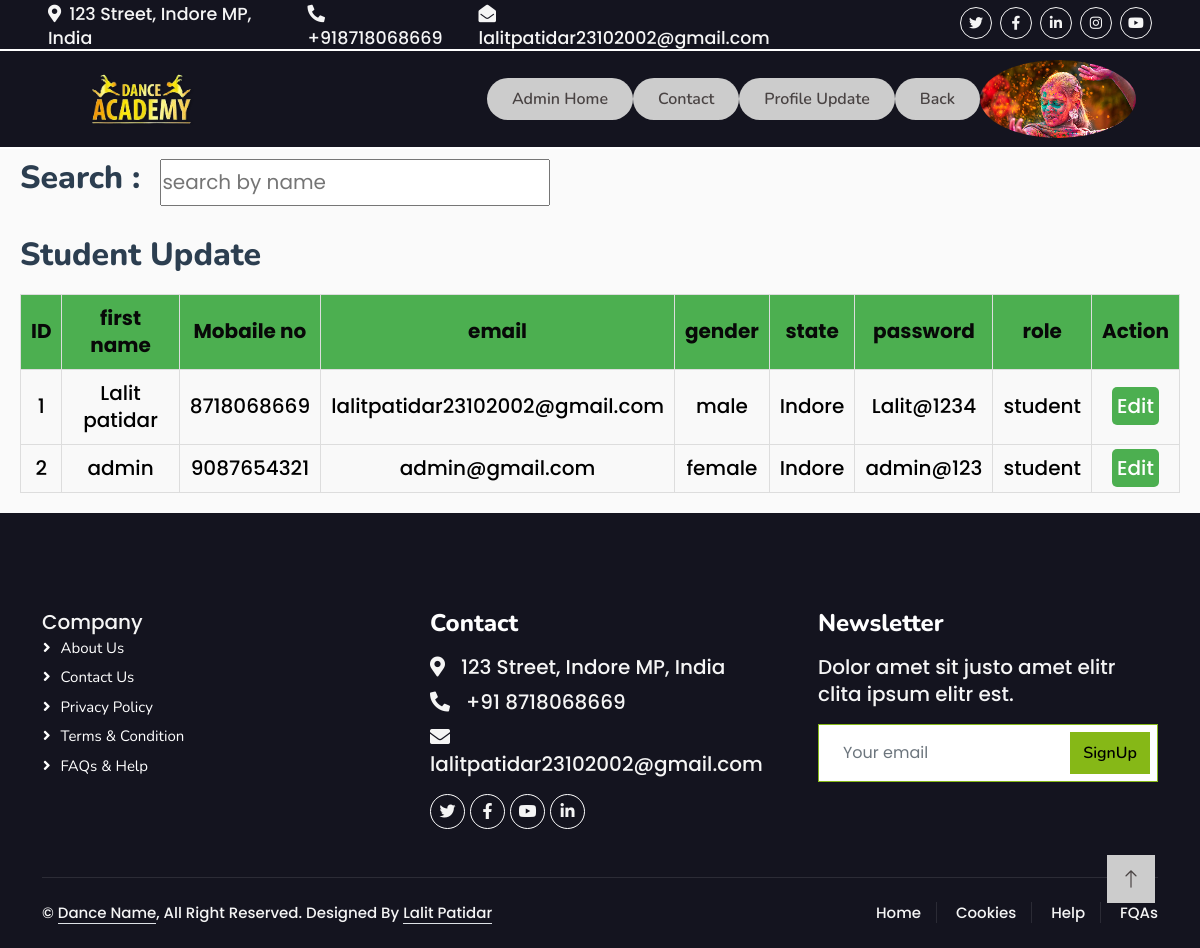
/adminhome/student_update/ (signed in), run on an earlier commit of the app's database.
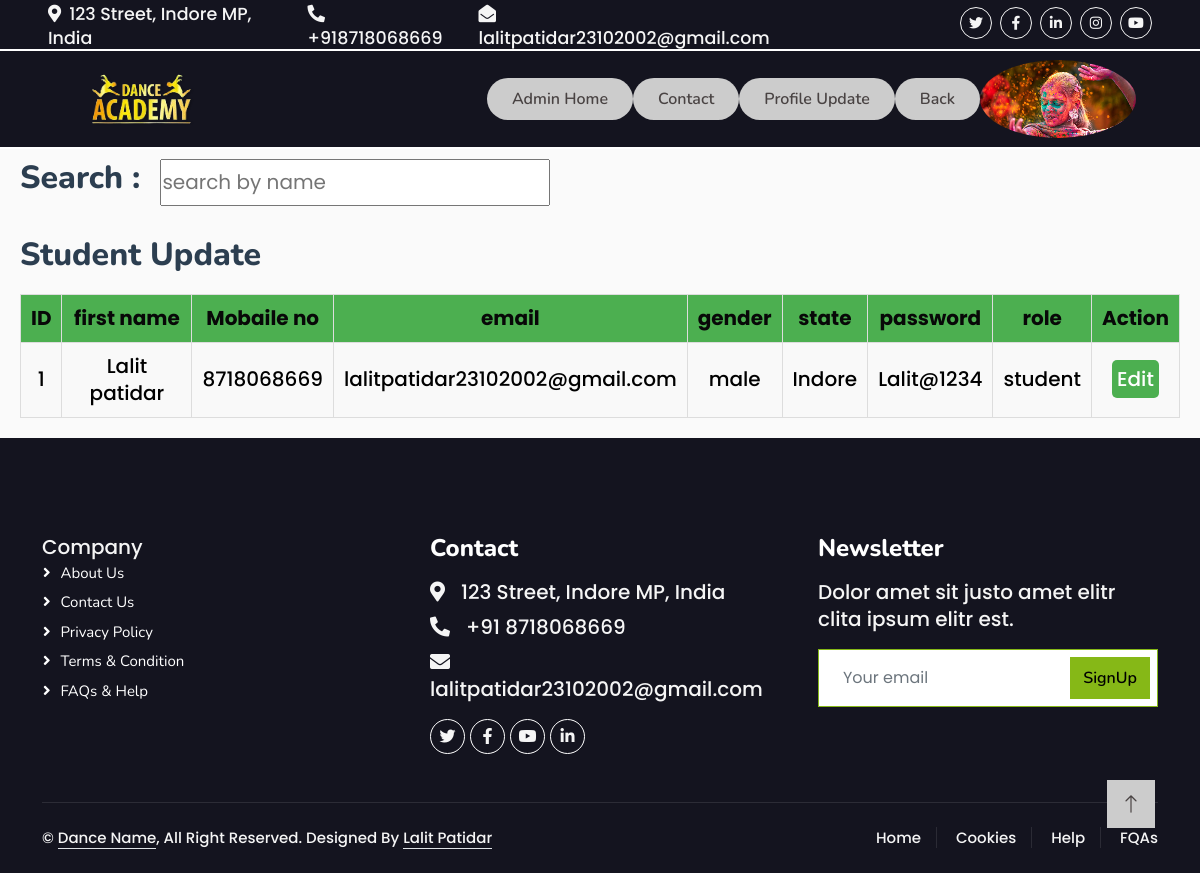
And on a later commit of the database.
### my1/models.py (models this page shows)
class mstuser(models.Model):
    id=models.AutoField(primary_key=True)
    fnm=models.CharField(max_length=50)
    email=models.EmailField(max_length=80, unique=True)
    mno=models.CharField(max_length=10, unique=True)
    dob=models.CharField(max_length=15)
    pwd=models.CharField(max_length=50)
    gender=models.CharField(max_length=10)
    address1=models.CharField(max_length=100)
    address2=models.CharField(max_length=100)
    country=models.CharField(max_length=50)
    city=models.CharField(max_length=50)
    region=models.CharField(max_length=50)
    pin=models.IntegerField()
    role=models.CharField(max_length=50)
    image=models.FileField(upload_to='uploads/')

### adminapp/views.py (the view)
# urls.py: path('student_update/',views.student_update),
def student_update(request):
    image1=request.session.get('image')
    res=mstuser.objects.filter(role='student')
    return render(request,'student_update.html',{'res':res,'img':image1})

### studentapp/views.py (called while the page is built)
def sessioncheckuser_middleware(get_response):
 def middleware(request):
    if request.path=='/studenthome/'  or request.path=='/studenthome/gallery1/' or request.path=='/studenthome/student_course_list/' or request.path=='/studenthome/student_batch_list/' or request.path=='/studenthome/updateprofile/' or request.path=="/studenthome/enroll_batch/" or request.path=="/studenthome/profile/":
      if "email" not in request.session:
            response=redirect('/login/')
      else:
            response=get_response(request)
    else:
        response=get_response(request)
    return response
 return middleware

### adminapp/templates/student_update.html (shortened to what this page needs)
{% extends "adminhome.html" %}
{% load static %}
{% block navbar %}
<div class="container-fluid position-relative p-0">
    <nav class="navbar navbar-expand-lg navbar-light px-4 px-lg-5 py-3 py-lg-0">
        <a href="" class="navbar-brand p-0">
            <img src="{% static 'images/logo.png' %}" alt="Logo">
        </a>
        <div class="collapse navbar-collapse" id="navbarCollapse">
            <a href="/adminhome/" class="btn btn-primary rounded-pill py-2 px-4">Admin Home</a>
            <a href="/adminhome/contect/" class="btn btn-primary rounded-pill py-2 px-4">Contact</a>
            <a href="/adminhome/admin_update_profile/" class="btn btn-primary rounded-pill py-2 px-4"> Profile Update</a>
            <a href="/adminhome/" class="btn btn-primary rounded-pill py-2 px-4">Back</a>
        </div>
        <a class="navbar-brand p-0">
            <img src='{{ img }}' style="zoom: 130%;" alt="image" value="image" >
        </a>
    </nav>
</div>
{% endblock %}
{% block main1 %}
<link href="https://cdnjs.cloudflare.com/ajax/libs/font-awesome/5.10.0/css/all.min.css" rel="stylesheet">
<link href="https://cdn.jsdelivr.net/npm/bootstrap-icons@1.4.1/font/bootstrap-icons.css" rel="stylesheet">
<link href="https://cdnjs.cloudflare.com/ajax/libs/font-awesome/5.15.4/css/all.min.css" rel="stylesheet">
<link href="{% static 'css/courselist.css' %}" rel="stylesheet">
<body>
    <div class="main-content">
        <div class="search-box">
            <h2>Search : </h2><input type="text" name="" id="search" onkeyup="search()" placeholder="search by name">
        </div>
        <section class="student-management">
            <h2>Student Update</h2>
             <table class="student-table" id="studentTable">
                    <tr>
                        <th> ID</th>
                        <th>first name</th>
                        <th>Mobaile no</th>
                        <th>email</th>
                        <th>gender</th>
                        <th>state</th>
                        <th>password</th>
                        <th>role</th>
                        <th>Action</th>
                    </tr>
                    {% for x in res %}
                    <tr>
                        <td>{{ x.id }}</td>
                        <td>{{ x.fnm }}</td>
                        <td>{{ x.mno }}</td>
                        <td>{{ x.email }}</td>
                        <td>{{ x.gender }}</td>
                        <td>{{ x.city }}</td>
                        <td>{{ x.pwd }}</td>
                        <td>{{ x.role }}</td>
                        <td>
                               <a class="edit-btn" href="/adminhome/student_update_record/?id={{ x.id }}">Edit</a>
                        </td>
                    </tr>
                    {% endfor %}
            </table>
        </section>
    </div>
{% endblock %}

What changed in the data, as far as the page shows it:
no longer on this page (row edited): mstuser: id "2", fnm "admin", mno "9087654321", email "admin@gmail.com", gender "female", city "Indore", pwd "admin@123", role "student"
